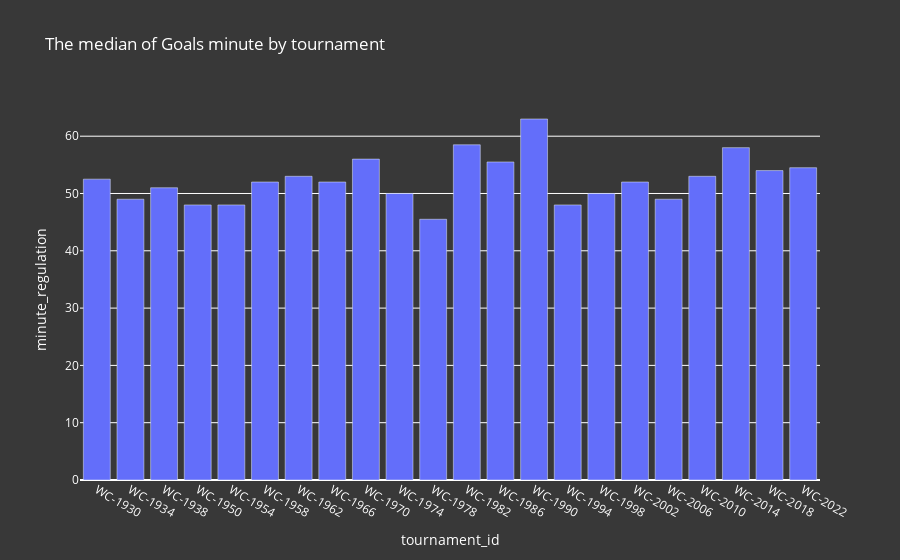

The code cell stored with this chart in its notebook:
### Code cell
fig = px.bar(goal_period, y="minute_regulation", title="The median of Goals minute by tournament")
fig.update_layout(**layout_options)
fig.show()

### Figure 1 — Plotly figure (JSON) as saved in the notebook; plotly's stock layout.template omitted (floating-point values rounded to 4 significant figures)
{"data": [{"alignmentgroup": "True", "hovertemplate": "tournament_id=%{x}<br>minute_regulation=%{y}<extra></extra>", "legendgroup": "", "marker": {"color": "#636efa", "pattern": {"shape": ""}}, "name": "", "offsetgroup": "", "orientation": "v", "showlegend": false, "textposition": "auto", "type": "bar", "x": ["WC-1930", "WC-1934", "WC-1938", "WC-1950", "WC-1954", "WC-1958", "WC-1962", "WC-1966", "WC-1970", "WC-1974", "WC-1978", "WC-1982", "WC-1986", "WC-1990", "WC-1994", "WC-1998", "WC-2002", "WC-2006", "WC-2010", "WC-2014", "WC-2018", "WC-2022"], "xaxis": "x", "y": [52.5, 49, 51, 48, 48, 52, 53, 52, 56, 50, 45.5, 58.5, 55.5, 63, 48, 50, 52, 49, 53, 58, 54, 54.5], "yaxis": "y"}], "layout": {"barmode": "relative", "legend": {"font": {"color": "white"}, "tracegroupgap": 0}, "paper_bgcolor": "#383838", "plot_bgcolor": "#383838", "title": {"font": {"color": "white"}, "text": "The median of Goals minute by tournament"}, "xaxis": {"anchor": "y", "color": "white", "domain": [0, 1], "title": {"text": "tournament_id"}}, "yaxis": {"anchor": "x", "color": "white", "domain": [0, 1], "title": {"text": "minute_regulation"}}}}
